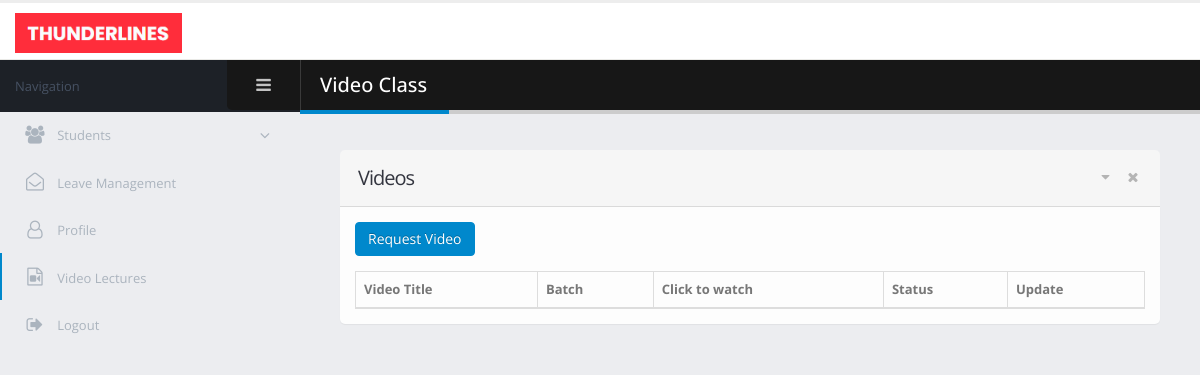
The app's page /choreographer/video_lectures.php (signed in), older data.
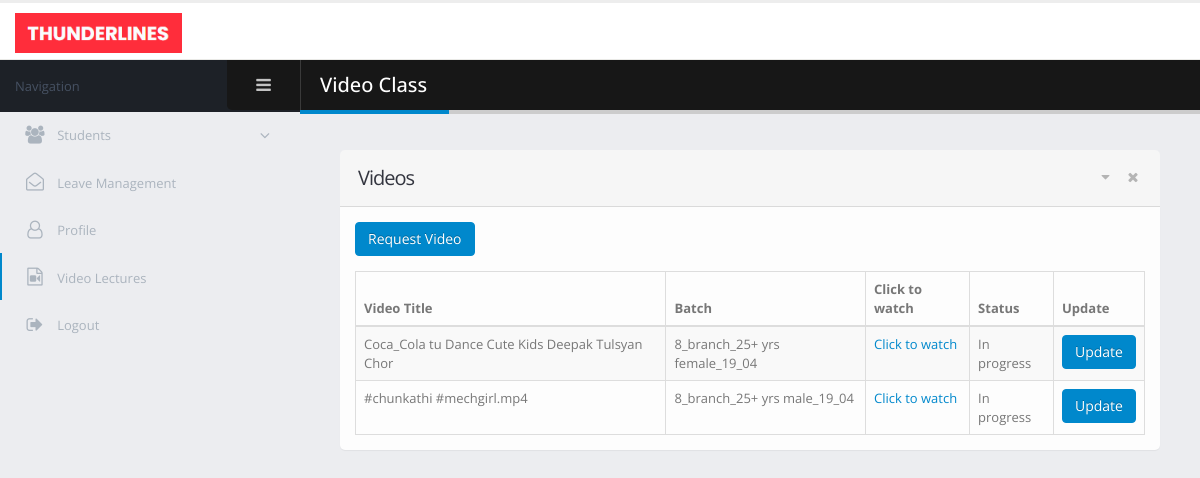
The same page, newer data.
### tables this page shows
CREATE TABLE `video_class` (
  `video_id` int(11) NOT NULL,
  `video_title` varchar(50) NOT NULL,
  `video_location` text NOT NULL,
  `batch_id` int(11) NOT NULL,
  `video_status` int(11) NOT NULL
);

CREATE TABLE `batch` (
  `batch_id` int(11) NOT NULL,
  `batch_name` varchar(40) NOT NULL,
  `batch_age_grp` varchar(35) NOT NULL,
  `branch_id` int(11) NOT NULL,
  `choreographer_id` int(11) DEFAULT 0
);

### choreographer/video_lectures.php (the view, shortened to what the changed rows need)
<!doctype html>
<html class="fixed">
<head>
    <link rel="stylesheet" href="../admin/assets/vendor/bootstrap/css/bootstrap.css" />
    <link rel="stylesheet" href="../admin/assets/vendor/font-awesome/css/font-awesome.css" />
    <link rel="stylesheet" href="../admin/assets/vendor/magnific-popup/magnific-popup.css" />
    <link rel="stylesheet" href="../admin/assets/vendor/bootstrap-datepicker/css/bootstrap-datepicker3.css" />
    <link rel="stylesheet" href="../admin/assets/vendor/jquery-ui/jquery-ui.css" />
    <link rel="stylesheet" href="../admin/assets/vendor/jquery-ui/jquery-ui.theme.css" />
    <link rel="stylesheet" href="../admin/assets/vendor/bootstrap-multiselect/bootstrap-multiselect.css" />
    <link rel="stylesheet" href="../admin/assets/vendor/morris.js/morris.css" />
    <link rel="stylesheet" href="../admin/assets/stylesheets/theme.css" />
    <link rel="stylesheet" href="../admin/assets/stylesheets/skins/default.css" />
    <link rel="stylesheet" href="../admin/assets/stylesheets/theme-custom.css">
</head>
<body>
<section class="body">
    <div class="inner-wrapper">
        <section role="main" class="content-body">
            <header class="page-header">
                <h2>Video Class</h2>
            </header>
            <section class="panel">
                <header class="panel-heading">
                    <h2 class="panel-title">Videos</h2>
                </header>
                <div class="panel-body">
                    <table class="table table-bordered table-striped mb-none" id="tester_table">
                        <thead>
                        <tr>
                            <th>Video Title</th>
                            <th>Batch</th>
                            <th>Click to watch</th>
                            <th>Status</th>
                            <th>Update</th>
                        </tr>
                        </thead>
                        <tbody>
                        <?php
                        $server_name = "localhost";
                        $user_name = "root";
                        $password = "";
                        $database = "dance-academy";
                        $conn = new mysqli($server_name, $user_name, $password, $database);
                        $choreo_mail = $_SESSION['choreo_mail'];
                        $sel_choreo_id = "select choreographer_id from choreographer where email='$choreo_mail'";
                        $res_choreo_id = $conn->query($sel_choreo_id);
                        $row_choreo_id = $res_choreo_id->fetch_array();
                        $video_sel = "select video_id, video_title, video_location, batch_id, video_status from video_class where batch_id IN(select batch_id from choreographer where choreographer_id='$row_choreo_id[0]')";
                        $res = $conn->query($video_sel);
                        while ($row = $res->fetch_array())
                        {
                            echo "<tr>";
                            echo "<td>$row[1]</td>";
                            $batch_sel = "select batch_name from batch where batch_id ='$row[3]'";
                            $batch_res = mysqli_query($conn, $batch_sel);
                            while ($row_batch = $batch_res->fetch_array())
                            {
                                echo "<td>$row_batch[0]</td>";
                            }
                            echo  "<td><a href='http://localhost/dance-academy/admin/$row[2]' target='_blank'>Click to watch</a></td>";
                            if ($row[4]==0)
                            {
                                echo "<td>Completed</td>";
                            }
                            else if($row[4]==1)
                            {
                                echo "<td>In progress</td>";
                            }
                            echo "<td><a href='update_video_req.php?vid=$row[0]'><button class='btn btn-primary'>Update</button></a></td>";
                        }
                        ?>
                        </tbody>
                    </table>
                </div>
            </section>
        </section>
    </div>
</section>
</body>
</html>

Row changes from the older to the newer data that the page shows:
now on this page (row edited): video_class: video_title "Coca_Cola tu Dance Cute Kids Deepak Tulsyan Chor", video_status "In progress"
now on this page (row unchanged): batch: batch_name "8_branch_25+ yrs female_19_04", shown under "Coca_Cola tu Dance Cute Kids Deepak Tulsyan Chor"
added video_class: video_title "#chunkathi #mechgirl.mp4", video_status "In progress"
now on this page (row unchanged): batch: batch_name "8_branch_25+ yrs male_19_04", shown under "#chunkathi #mechgirl.mp4"
